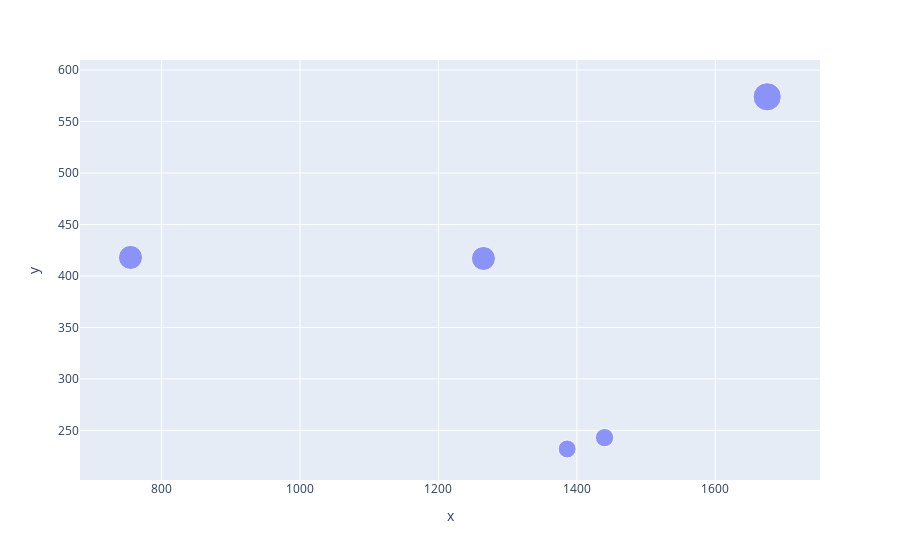

Write notebook code for a chart like this one.
### Code cell
px.scatter(x = df.GDP, y = df.Population, size = df.Population)

### Figure 1 — Plotly figure (JSON) as saved in the notebook; plotly's stock layout.template omitted (floating-point values rounded to 4 significant figures)
{"data": [{"hovertemplate": "x=%{x}<br>y=%{y}<br>size=%{marker.size}<extra></extra>", "legendgroup": "", "marker": {"color": "#636efa", "size": [232, 418, 574, 243, 417], "sizemode": "area", "sizeref": 1.435, "symbol": "circle"}, "mode": "markers", "name": "", "orientation": "v", "showlegend": false, "type": "scatter", "x": [1386, 755, 1675, 1440, 1265], "xaxis": "x", "y": [232, 418, 574, 243, 417], "yaxis": "y"}], "layout": {"autosize": true, "legend": {"itemsizing": "constant", "tracegroupgap": 0}, "margin": {"t": 60}, "xaxis": {"anchor": "y", "autorange": true, "domain": [0, 1], "range": [690.4, 1742.0], "title": {"text": "x"}, "type": "linear"}, "yaxis": {"anchor": "x", "autorange": true, "domain": [0, 1], "range": [190.2, 627.3], "title": {"text": "y"}, "type": "linear"}}}
